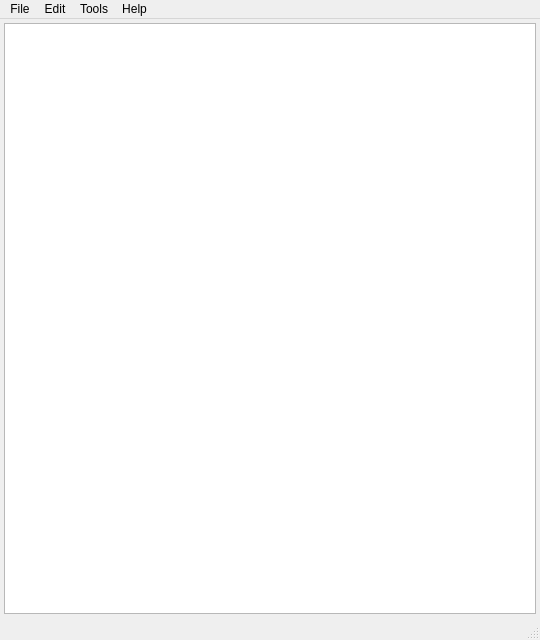
<?xml version="1.0" encoding="UTF-8"?>
<ui version="4.0">
 <class>MainWindow</class>
 <widget class="QMainWindow" name="MainWindow">
  <property name="enabled">
   <bool>true</bool>
  </property>
  <property name="geometry">
   <rect>
    <x>0</x>
    <y>0</y>
    <width>540</width>
    <height>640</height>
   </rect>
  </property>
  <property name="windowTitle">
   <string>MainWindow</string>
  </property>
  <widget class="QWidget" name="centralWidget">
   <layout class="QHBoxLayout" name="horizontalLayout" stretch="0">
    <property name="spacing">
     <number>4</number>
    </property>
    <property name="leftMargin">
     <number>4</number>
    </property>
    <property name="topMargin">
     <number>4</number>
    </property>
    <property name="rightMargin">
     <number>4</number>
    </property>
    <property name="bottomMargin">
     <number>4</number>
    </property>
    <item>
     <widget class="QPlainTextEdit" name="bibleText"/>
    </item>
   </layout>
  </widget>
  <widget class="QMenuBar" name="menuBar">
   <property name="geometry">
    <rect>
     <x>0</x>
     <y>0</y>
     <width>540</width>
     <height>22</height>
    </rect>
   </property>
   <widget class="QMenu" name="menuFile">
    <property name="title">
     <string>File</string>
    </property>
    <addaction name="openBible"/>
    <addaction name="separator"/>
    <addaction name="quit"/>
   </widget>
   <widget class="QMenu" name="menuEdit">
    <property name="title">
     <string>Edit</string>
    </property>
    <addaction name="copySelection"/>
   </widget>
   <widget class="QMenu" name="menuTools">
    <property name="title">
     <string>Tools</string>
    </property>
    <addaction name="goTo"/>
    <addaction name="search"/>
   </widget>
   <widget class="QMenu" name="menuHelp">
    <property name="title">
     <string>Help</string>
    </property>
    <addaction name="about"/>
   </widget>
   <addaction name="menuFile"/>
   <addaction name="menuEdit"/>
   <addaction name="menuTools"/>
   <addaction name="menuHelp"/>
  </widget>
  <widget class="QStatusBar" name="statusBar"/>
  <action name="openBible">
   <property name="text">
    <string>Open Bible</string>
   </property>
  </action>
  <action name="about">
   <property name="text">
    <string>About</string>
   </property>
  </action>
  <action name="quit">
   <property name="text">
    <string>Quit</string>
   </property>
  </action>
  <action name="search">
   <property name="text">
    <string>Search</string>
   </property>
  </action>
  <action name="goTo">
   <property name="text">
    <string>Go To</string>
   </property>
  </action>
  <action name="copySelection">
   <property name="text">
    <string>Copy Selection</string>
   </property>
  </action>
 </widget>
 <layoutdefault spacing="6" margin="11"/>
 <resources/>
 <connections/>
</ui>
